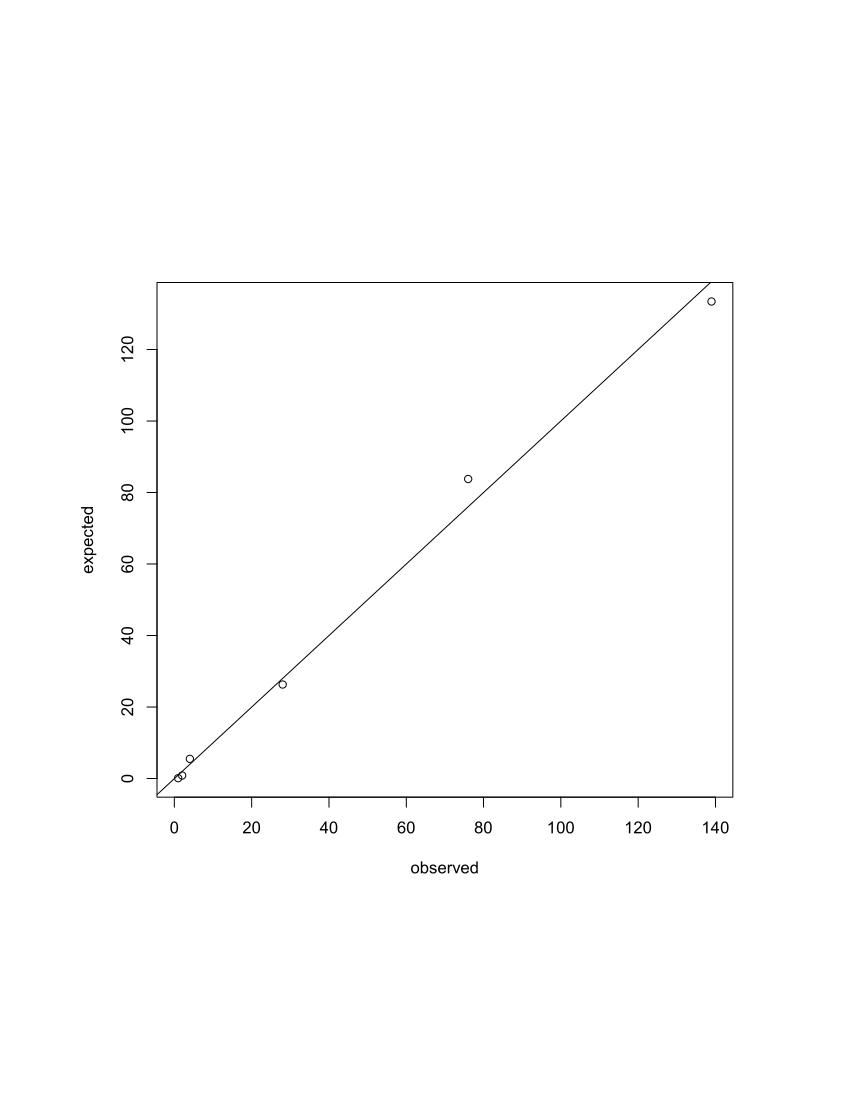

R code for this plot:

x = c(0:5) #class limits
f = c(139, 76, 28, 4, 2, 1) #frequency
n = length(x);
#maximum value of the range
N = sum(f) #total number of observations
s.mean = sum(f * x) / N #sample mean
p = s.mean;
#probability of success
p
Ef = N * dpois(x, p) #expected frequency
A = data.frame(x, f, Ef) #data frame
A;
plot(f, Ef, xlab = "observed", ylab = "expected", type = "p") #plot
abline(0, 1) #plotting the line y = x
x1 = x[1:3];
#class limits of the first 3 classes
x1
f1 = c(f[1:2], sum(f[3:5]));
#frequency of the first 3 classes
f1
ef1 = c(Ef[1:2], sum(Ef[3:5])) #expected frequency of the first 3 classes
oes = (f1 - ef1) ^ 2 #observed minus expected squared
oee = oes / ef1 #observed minus expected squared divided by expected
cch = sum(oee);
#chi square value
cch
tcn = qchisq(1 - 0.05, length(oee) - 1 - 1) #critical chi square value
tcn
if (tcn > cch) {
  #comparing the chi square values
  g = c("Hypothesis is correct")
  print(g)
}
if (cch > tcn) {
  g = c("Hypothesis is incorrect")
  print(g)
}
g

x = c(0:3) #class limits
f = c(f[1:3], sum(f[4:6])) #frequency of the first 3 classes
ef1 = c(ef1[1:3], sum(ef1[4:6])) #expected frequency of the first 3 classes
